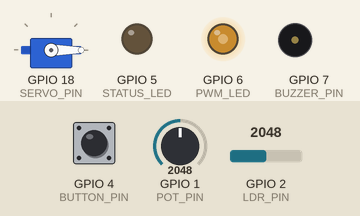
This sketch was run on a simulated ESP32-S3. Shown: servo, output pins drawn as LEDs (lit = HIGH), buzzer (waves = sounding). Dashed ring = blinking. The test bench sets the inputs (shaded band); at power-on: GPIO 4 (BUTTON_PIN) HIGH, GPIO 2 (LDR_PIN) = 2048, GPIO 1 (POT_PIN) = 2048 (analog values on the 0–4095 scale).

Above: at 3.2 s.
3.3 s: GPIO 4 (BUTTON_PIN) pulled LOW for 0.15 s
At 3.87 s:
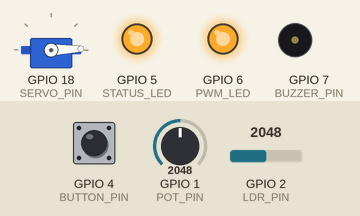
6.3 s: GPIO 2 (LDR_PIN) set to 1687
9.3 s: GPIO 2 (LDR_PIN) set to 1575
At 9.7 s:
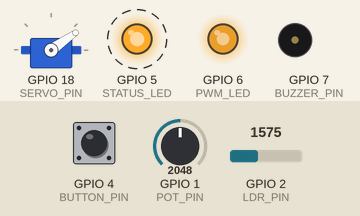
12.3 s: GPIO 4 (BUTTON_PIN) pulled LOW for 3.2 s
At 15.9 s:
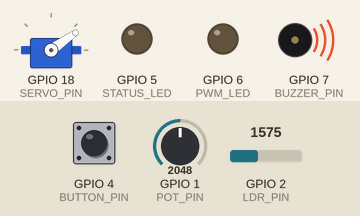
17.0 s: GPIO 1 (POT_PIN) set to 1228
At 17.8 s:
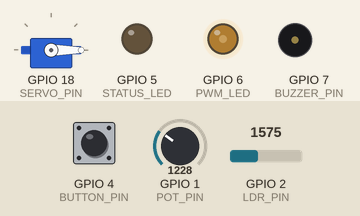
18.5 s: GPIO 1 (POT_PIN) set to 491
At 18.9 s:
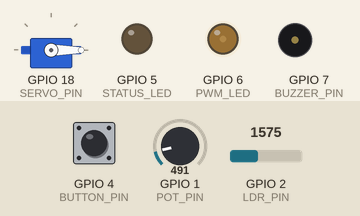
Timing chart, 0 to 21.0 s (numbered marks = the images above; inputs shaded):
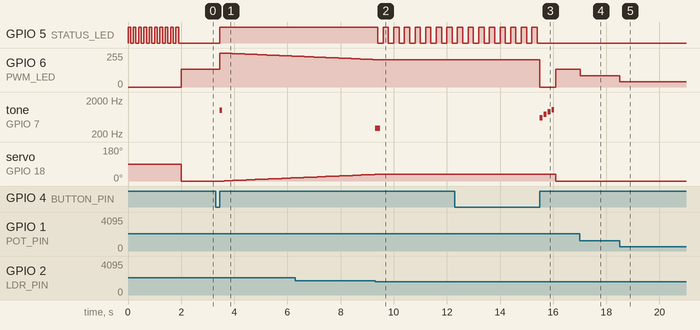

Measured:
- the behaviour switches between 1638 and 1637 on GPIO 2 (LDR_PIN) (found by bisection; images 1 and 2)
- after the input at 3.3 s, GPIO 5 (STATUS_LED): LOW → HIGH after 0.15 s; GPIO 6 (PWM_LED): 132/255 → 255/255 after 0.15 s, → 254/255 0.12 s later, → 253/255 0.12 s later, → 252/255 0.12 s later, … (25 changes in this stretch)
- after the input at 9.3 s, GPIO 5 (STATUS_LED): alternates HIGH for 0.20 s and LOW for 0.20 s, starting after 0.10 s; GPIO 6 (PWM_LED): stays 206/255 (without the input it goes to 205/255 after 0.03 s)
- after the input at 12.3 s, GPIO 5 (STATUS_LED): goes on until 15.4 s, then stays LOW; GPIO 6 (PWM_LED): 206/255 → 0/255 after 3.2 s, → 132/255 0.60 s later; tone on GPIO 7 (BUZZER_PIN): plays 600 Hz for 0.10 s, 750 Hz for 0.10 s, 900 Hz for 0.10 s, 1050 Hz for 0.10 s, starting after 3.2 s; servo on GPIO 18 (SERVO_PIN): 35° → 0° after 3.8 s
- after the input at 17.0 s, GPIO 6 (PWM_LED): 132/255 → 83/255 at once
- after the input at 18.5 s, GPIO 6 (PWM_LED): 83/255 → 39/255 at once

The sketch:

MIDTERM_AshFranklin.ino
```cpp
#include <ESP32Servo.h> // Library for controlling servos with ESP32-compatible PWM timers

// --- PIN DEFINITIONS ---
const int POT_PIN = 1;      // Potentiometer for time selection (Warning: Pin 1 is usually Serial TX)
const int LDR_PIN = 2;      // Light Dependent Resistor to sense ambient brightness
const int BUTTON_PIN = 4;   // Input button for starting/pausing/stopping the timer
const int STATUS_LED = 5;   // LED indicating if the system is running or paused
const int PWM_LED = 6;      // LED that fades as the timer counts down
const int BUZZER_PIN = 7;   // Piezo buzzer for audio alerts
const int SERVO_PIN = 18;   // Pin connected to the servo signal wire

// --- LOGIC VARIABLES ---
Servo gaugeServo;           // Create a servo object to control the motor
int timerOptions[] = {10, 30, 60, 120}; // Preset countdown durations in seconds
bool isRunning = false;     // State flag: is the countdown active?
bool isPaused = false;      // State flag: is the countdown currently halted?
bool autoPaused = false;    // State flag: was the pause triggered by the LDR (darkness)?
unsigned long startTime = 0;    // Tracks the exact moment the timer began
unsigned long intervalMs = 0;   // The total selected time converted to milliseconds
unsigned long pausedAt = 0;     // Timestamp for when a pause starts
unsigned long totalPausedTime = 0; // Total time spent in pause to subtract from elapsed time
int lightThreshold = 0;         // Calibration point to distinguish "light" from "dark"

unsigned long buttonPressedTime = 0; // Records when the button was first pushed
const int LONG_PRESS_MS = 1000;      // Hold time required to register a long press (1 second)

float filteredPot = 0;      // Smoothed reading from the potentiometer
const float emaAlpha = 0.08; // Filter strength (0.01-1.0); smaller is smoother but slower

void setup() {
  Serial.begin(115200);     // Initialize serial monitor for debugging output
  analogReadResolution(12); // Set ADC resolution to 12-bit (0 to 4095)
  ESP32PWM::allocateTimer(0); // Assign a hardware timer for PWM/Servo control
  gaugeServo.setPeriodHertz(50); // Set standard servo frequency (50Hz)
  gaugeServo.attach(SERVO_PIN, 500, 2400); // Attach servo and define pulse range (ms)

  pinMode(BUTTON_PIN, INPUT_PULLUP); // Use internal resistor to keep pin HIGH when not pressed
  pinMode(STATUS_LED, OUTPUT);
  pinMode(PWM_LED, OUTPUT);
  pinMode(BUZZER_PIN, OUTPUT);

  // Calibration: Average 20 light readings to set the dark threshold
  long sum = 0;
  for(int i = 0; i < 20; i++) {
    digitalWrite(STATUS_LED, !digitalRead(STATUS_LED)); // Flash LED during calibration
    sum += analogRead(LDR_PIN);
    delay(100);
  }
  lightThreshold = (sum / 20) * 0.8; // Set threshold at 80% of current brightness
  digitalWrite(STATUS_LED, LOW);     // Turn off LED when calibration is done
  filteredPot = analogRead(POT_PIN); // Seed the filter with an initial reading
}

void loop() {
  int rawPot = analogRead(POT_PIN);     // Get the raw 0-4095 value from the pot
  int lightLevel = analogRead(LDR_PIN); // Get current brightness from the LDR
  int btnState = digitalRead(BUTTON_PIN); // Check if button is pressed (LOW) or not (HIGH)
  static int lastBtnState = HIGH;      // Track previous button state for edge detection

  // Smooth out potentiometer noise using an Exponential Moving Average (EMA)
  filteredPot = (rawPot * emaAlpha) + (filteredPot * (1.0 - emaAlpha));
  // Map the smooth 0-4095 value to select index 0, 1, 2, or 3 from timerOptions
  int selection = map((int)filteredPot, 0, 4095, 0, 3);
  selection = constrain(selection, 0, 3); // Ensure value never goes out of array bounds

  // --- FIXED AUTO-PAUSE/RESUME LOGIC ---
  if (isRunning) {
    // TRIGGER AUTO-PAUSE: If not paused and light falls below threshold
    if (!isPaused && lightLevel < lightThreshold) {
      isPaused = true;
      autoPaused = true;
      pausedAt = millis(); // Store current time to calculate pause duration later
      tone(BUZZER_PIN, 300, 200); // Play a low "pause" beep
    }
    // TRIGGER AUTO-RESUME: Light must be 10% brighter than threshold to prevent flickering
    else if (isPaused && autoPaused && lightLevel >= (lightThreshold * 1.1)) {
      isPaused = false;
      autoPaused = false;
      totalPausedTime += (millis() - pausedAt); // Calculate how long we were paused

      noTone(BUZZER_PIN); // Stop any hanging buzzer tones
      delay(10);          // Short delay for buzzer stability
      tone(BUZZER_PIN, 900, 100); // Play a high "resume" beep
    }
  }

  // --- BUTTON LOGIC ---
  if (btnState == LOW && lastBtnState == HIGH) buttonPressedTime = millis(); // Start timing press

  if (btnState == HIGH && lastBtnState == LOW) { // Button just released
    unsigned long holdDuration = millis() - buttonPressedTime; // How long was it held?

    if (holdDuration > LONG_PRESS_MS) { // LONG PRESS: Reset/End session
      if (isRunning) {
        noTone(BUZZER_PIN); // Force stop any alert tones
        tone(BUZZER_PIN, 200, 500); // Low reset sound
        endSession();
      }
    } else { // SHORT PRESS: Start or Manual Pause
      if (!isRunning && lightLevel > lightThreshold) { // Start timer if it's bright enough
        isRunning = true; isPaused = false; autoPaused = false;
        startTime = millis(); totalPausedTime = 0;
        intervalMs = (unsigned long)timerOptions[selection] * 1000; // Set timer length
        tone(BUZZER_PIN, 1000, 100); // Start beep
      } else if (isRunning) { // Toggle manual pause while running
        isPaused = !isPaused;
        autoPaused = false; // Manual toggle clears the "auto-pause" status
        noTone(BUZZER_PIN); // Clear previous tone
        if (isPaused) {
            pausedAt = millis();
            tone(BUZZER_PIN, 400, 100); // Pause beep
        } else {
            totalPausedTime += (millis() - pausedAt);
            tone(BUZZER_PIN, 800, 100); // Resume beep
        }
      }
    }
  }
  lastBtnState = btnState; // Update last button state for next loop

  // --- EXECUTION ---
  if (isRunning) {
    if (isPaused) {
      // Blink LED fast for auto-pause (200ms), slow for manual pause (1000ms)
      int blinkRate = autoPaused ? 200 : 1000;
      digitalWrite(STATUS_LED, (millis() % (blinkRate * 2) < blinkRate) ? HIGH : LOW);
    } else {
      // Calculate true elapsed time: current time minus start time minus any time spent paused
      unsigned long elapsed = millis() - startTime - totalPausedTime;
      // Map progress to LED brightness (fades out as time passes)
      analogWrite(PWM_LED, map(elapsed, 0, intervalMs, 255, 0));
      digitalWrite(STATUS_LED, HIGH); // Steady light when actively running
      // Map progress to servo position (0 to 180 degrees)
      gaugeServo.write(map(elapsed, 0, intervalMs, 0, 180));

      if (elapsed >= intervalMs) endSession(); // Timer reached zero
    }
  } else {
    // Idle Mode: PWM LED brightness shows currently selected timer option
    analogWrite(PWM_LED, map((int)filteredPot, 0, 4095, 10, 255));
    gaugeServo.write(0); // Reset servo gauge to zero
    // Safety check to ensure the buzzer stays off in idle mode
    static unsigned long lastSilence = 0;
    if (millis() - lastSilence > 500) { noTone(BUZZER_PIN); lastSilence = millis(); }
  }
}

// Resets all state variables and plays a finishing melody
void endSession() {
  isRunning = false; isPaused = false; autoPaused = false;
  digitalWrite(STATUS_LED, LOW);
  analogWrite(PWM_LED, 0);
  // Play a 4-note rising "success" melody
  for (int i = 0; i < 4; i++) {
    tone(BUZZER_PIN, 600 + (i * 150), 100);
    delay(150);
  }
  noTone(BUZZER_PIN); // Final silence to prevent sticking
  gaugeServo.write(0); // Move pointer back to start
}
```
